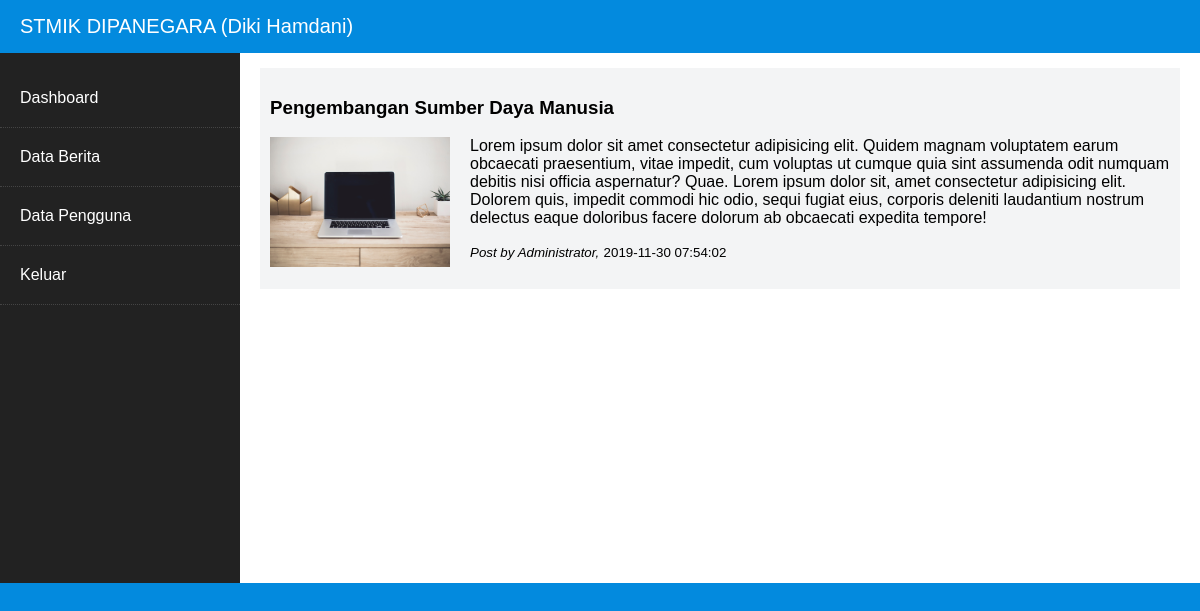
/Admin/utama.php?page=tabel&aksi=view&id=66 (signed in), run on the app's committed database.
### tables this page shows
CREATE TABLE `berita` (
  `id` int(11) NOT NULL,
  `judul` varchar(100) NOT NULL,
  `isi` text NOT NULL,
  `waktu` timestamp NOT NULL DEFAULT current_timestamp() ON UPDATE current_timestamp(),
  `gambar` varchar(100) NOT NULL,
  `post_by` varchar(35) NOT NULL
);

### Admin/Template/Aksi/view-berita.php (the view, shortened to what this page needs)
<?php
                    $id = $_REQUEST['id'];
                    $tampil = mysqli_query($kon,"SELECT * FROM berita WHERE id = $id");
                    while ($row = mysqli_fetch_array($tampil)) {
            ?>
<section style="padding:10px;" class="berita">
    <h3><?php  echo $row['judul']; ?></h3>
    <div class="container">
        <div class="news-item">
            <img src="<?php echo "img/" .$row['gambar']; ?>" alt=""> <br>
            <p><?php echo $row['isi']; ?></p>
            <small><span class="date"><i>Post by <?php echo $row['post_by'] .","; ?></i></span></small>
            <small><span class="date"><?php echo $row['waktu']; ?></span></small> <br><br>
        </div>
    </div>
</section>
 <?php
    }
?>

### css/dashboard.css (style rules this page uses)
* { box-sizing: border-box; }
body { font-family: Arial, Helvetica, sans-serif; margin: 0; background: #038ade; }
.container { display: flex; flex-wrap: wrap; justify-content: center; }

### Admin/Template/Aksi/view-berita.php (style rules this page uses)
.berita { background-color: #F3F4F5; margin: 0; }
img { width: 200px; float: left; padding-right: 20px; }
p { margin-top: -18px; }

### data on the page
berita: judul "Pengembangan Sumber Daya Manusia", gambar (picture), isi "Lorem ipsum dolor sit amet consectetur adipisicing elit. Quidem magnam voluptatem earum obcaecati praesentium, vitae impedit, cum voluptas ut cumque quia sint assumenda odit numquam debitis nisi officia aspernatur? Quae. Lorem ipsum dolor sit, amet consectetur adipisicing elit. Dolorem quis, impedit commodi hic odio, sequi fugiat eius, corporis deleniti laudantium nostrum delectus eaque doloribus facere dolorum ab obcaecati expedita tempore!", post_by "Administrator", waktu "2019-11-30 07:54:02"

### other printed values
$user "Diki Hamdani"
